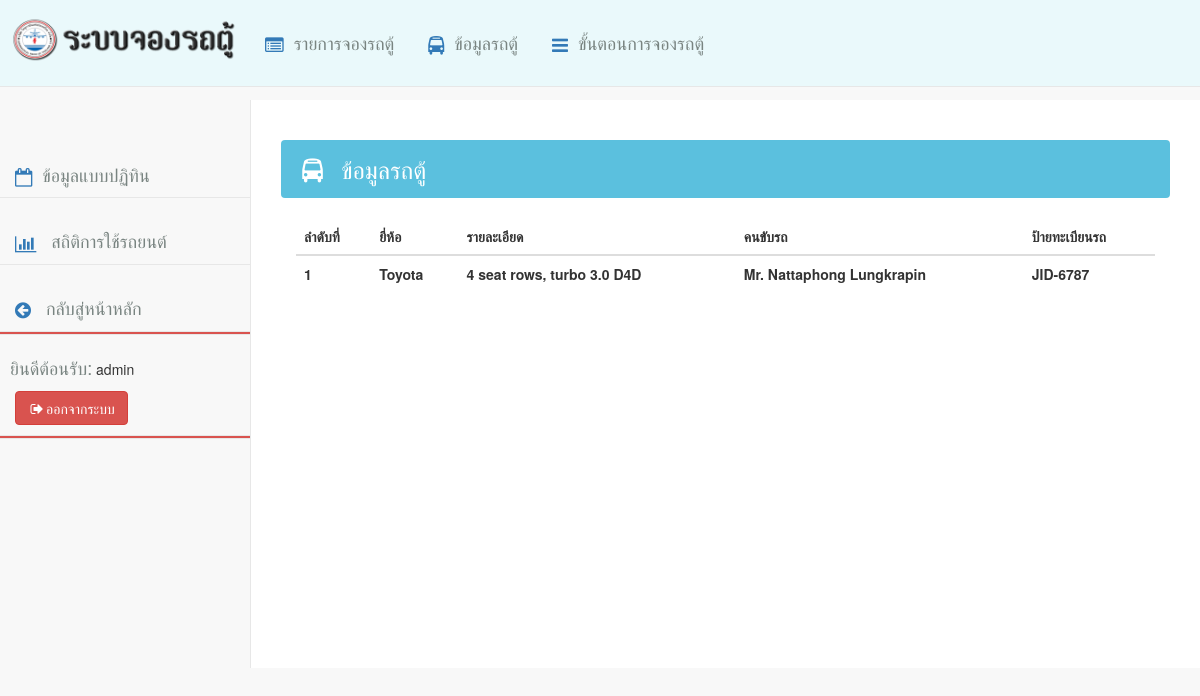
The app's page /vandetail.php (signed in), older data.
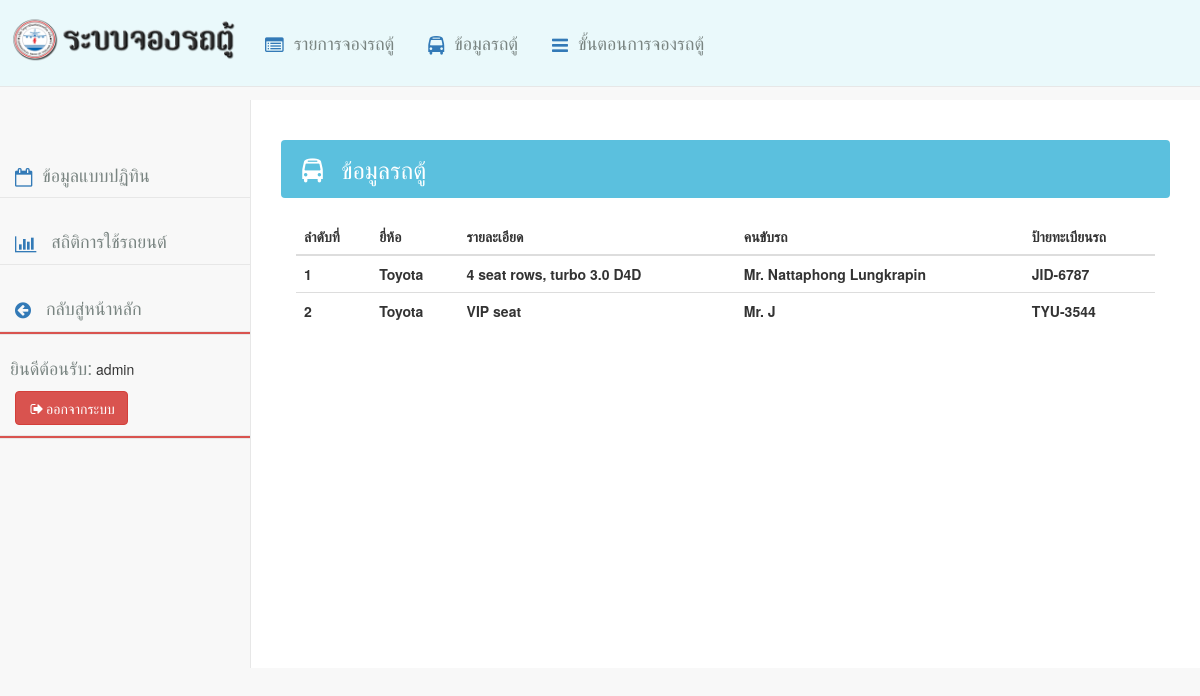
The same page, newer data.
### tables this page shows
CREATE TABLE IF NOT EXISTS `vandetail` (
  `id` int(4) NOT NULL,
  `name` varchar(20) NOT NULL,
  `detail` varchar(30) NOT NULL,
  `driver` varchar(25) NOT NULL,
  `license` varchar(8) NOT NULL,
  `number` int(2) NOT NULL
);

### vandetail.php (the view, shortened to what this page needs)
<!DOCTYPE html>
<html lang="en">
<?php
if ($_SESSION["user_id"] != null){
?>
<head>
    <link href="css/bootstrap.min.css" rel="stylesheet">
    <link href="css/logo-nav.css" rel="stylesheet">
    <link href="css/sb-admin-2.css" rel="stylesheet">
    <link href="css/style.css" rel="stylesheet">
    <link rel="stylesheet" href="https://maxcdn.bootstrapcdn.com/font-awesome/4.5.0/css/font-awesome.min.css">
    <?php
    include 'connectDB.php';
    $result = $mysqli->query("SELECT * FROM `vandetail`");
    ?>
</head>
<body>
    <div id="wrapper">
    <nav class="navbar navbar-default navbar-fixed-top" role="navigation" style="margin-bottom: 0">
            <div class="navbar-header">
                <?php
                if ($_SESSION["user_id"] != null){
                  echo '<a class="navbar-brand" href="home.php">';}
                ?>
                    <img src = "image/band.png" width="250" height="50" >
            </div>
            <ul class="nav navbar-top-links navbar-center">
                    <li>
                        <a class="page-scroll" href="bookinglist.php"><i class="fa fa-list-alt fa-lg"></i><font color="#798481" size="4">&nbsp; รายการจองรถตู้</a></font>
                    </li>
                    <li>
                        <a class="page-scroll" href="vandetail.php"><i class="fa fa-bus fa-lg"></i><font color="#798481" size="4">&nbsp; ข้อมูลรถตู้</a></font>
                    </li>
                    <li>
                        <a class="page-scroll" href="vanprocess.php"><i class="fa fa-bars fa-lg"></i><font color="#798481" size="4">&nbsp; ขั้นตอนการจองรถตู้</a></font>
                    </li>
                </ul>
            <div class="navbar-default sidebar" role="navigation">
                <div class="sidebar-nav navbar-collapse">
                    <ul class="nav" id="side-menu">
                      <li>
                            <a href="viewcalendar.php"><i class="fa fa-calendar-o fa-lg"></i><font color="#798481" size="4">&nbsp; ข้อมูลแบบปฏิทิน</a></font>
                        </li>
                        <br>
                        <li>
                            <a href="statsvan.php"><i class="fa fa-bar-chart fa-lg"></i><font color="#798481" size="4"> &nbsp; สถิติการใช้รถยนต์</a></font>
                        </li>
                        <br>
                        <li>
                            <a href="index.php"><i class="fa fa-arrow-circle-left fa-lg"></i><font color="#798481" size="4"> &nbsp; กลับสู่หน้าหลัก</a></font>
                        </li>
                        <li class="btn-danger divider" style="height:3px;"></li>
                               <br>
                               <li>
                               <font color="#798481" size="4"> &nbsp; ยินดีต้อนรับ:</a></font>
                                     <?php  echo $_SESSION["user_name"];?>
                               <br>
                               <a href="logout.php"><button class="btn btn-danger"><i class="fa fa-sign-out fa-fw"></i>ออกจากระบบ</button></a>
                            </li>
                            <li class="btn-danger divider" style="height:3px;"></li>
                   </ul>
                </div>
            </div>
        </nav>
    </div>
        <div id="page-wrapper">
            <div class="row">
                <div class="col-lg-12">
                    <h3 class="page-header alert btn-info"><i class="fa fa-bus fa-fw"></i>&nbsp; ข้อมูลรถตู้</h3>
                </div>
            </div>
            <div class="col-lg-12">
                <table class="table">
                    <thead class="thead-default">
                    <tr>
                        <th>ลำดับที่</th>
                        <th>ยี่ห้อ</th>
                        <th>รายละเอียด</th>
                        <th>คนขับรถ</th>
                        <th>ป้ายทะเบียนรถ</th>
                    </tr>
                    </thead>
                    <tbody>
                    <?php
                    while ( $row = $result->fetch_assoc()) {
                    echo
                    "<tr>
                    <th>{$row['id']}</th>
                    <th>{$row['name']}</th>
                    <th>{$row['detail']}</th>
                    <th>{$row['driver']}</th>
                    <th>{$row['license']}</th>
                    </tr>\n";
                        }
                    ?>
                    </tbody>
                </table>
            </div>
    </div>
</body>
</html>
<?php
}else {
    header("Location:index.php");
}?>

### css/logo-nav.css (style rules this page uses)
body { padding-top: 70px; }
.navbar-fixed-top .nav { padding: 15px 0; }
.navbar-fixed-top .navbar-brand { padding: 0 15px; }
@media (min-width:768px) { body { padding-top: 100px; } }
@media (min-width:768px) { .navbar-fixed-top .navbar-brand { padding: 15px 0; } }

### css/sb-admin-2.css (style rules this page uses)
body { background-color: #f8f8f8; }
#wrapper { width: 100%; }
#page-wrapper { padding: 0 15px; min-height: 568px; background-color: #fff; }
@media (min-width:768px) { #page-wrapper { position: inherit; margin: 0 0 0 250px; padding: 0 30px; border-left: 1px solid #e7e7e7; } }
.navbar-top-links { margin-right: 0; }
.navbar-top-links li { display: inline-block; }
.navbar-top-links li:last-child { margin-right: 15px; }
.navbar-top-links li a { padding: 15px; min-height: 50px; }
.sidebar .sidebar-nav.navbar-collapse { padding-right: 0; padding-left: 0; }
.sidebar ul li { border-bottom: 1px solid #e7e7e7; }
@media (min-width:768px) { .sidebar { z-index: 1; position: absolute; width: 250px; margin-top: 51px; } }

### css/style.css (style rules this page uses)
body { background-color: none; }
.navbar { background-color:#EAF9FB; background-image: none; }

Row changes from the older to the newer data that the page shows:
added vandetail: id "2", name "Toyota", detail "VIP seat", driver "Mr. J", license "TYU-3544"
